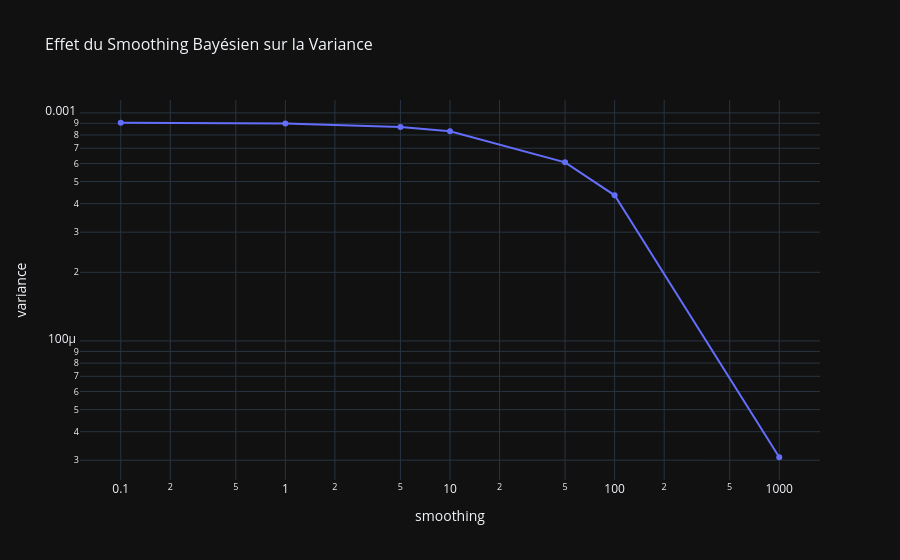

Here is the notebook cell this chart was saved with:
### Markdown cell above
## Smoothing bayésien — effet sur la variance

`compare_smoothing_effect` retourne un tableau ; courbe **variance vs m** (échelle log).

### Code cell
df_feat = generate_taxi_df(60_000).copy()
df_feat["tip_pct"] = (df_feat["tip_amount"] / df_feat["fare_amount"].clip(lower=0.01)).clip(0, 3)

import io
import contextlib

buf = io.StringIO()
with contextlib.redirect_stdout(buf):
    smooth_df = compare_smoothing_effect(
        df_feat,
        "PULocationID",
        "tip_pct",
        [0.1, 1, 5, 10, 50, 100, 1000],
    )

fig = px.line(
    smooth_df,
    x="smoothing",
    y="variance",
    log_x=True,
    log_y=True,
    markers=True,
    title="Effet du Smoothing Bayésien sur la Variance",
)
style_plotly(fig)
fig.show()

### Figure 1 — Plotly figure (JSON) as saved in the notebook; plotly's stock layout.template omitted (floating-point values rounded to 4 significant figures)
{"data": [{"hovertemplate": "smoothing=%{x}<br>variance=%{y}<extra></extra>", "legendgroup": "", "line": {"color": "#636efa", "dash": "solid"}, "marker": {"symbol": "circle"}, "mode": "lines+markers", "name": "", "orientation": "v", "showlegend": false, "type": "scatter", "x": [0.1, 1.0, 5.0, 10.0, 50.0, 100.0, 1000.0], "xaxis": "x", "y": [0.0009053, 0.0008981, 0.0008672, 0.0008308, 0.0006072, 0.0004352, 3.091e-05], "yaxis": "y"}], "layout": {"legend": {"tracegroupgap": 0}, "title": {"font": {"size": 16}, "text": "Effet du Smoothing Bayésien sur la Variance"}, "xaxis": {"anchor": "y", "domain": [0.0, 1.0], "title": {"text": "smoothing"}, "type": "log"}, "yaxis": {"anchor": "x", "domain": [0.0, 1.0], "title": {"text": "variance"}, "type": "log"}}}
